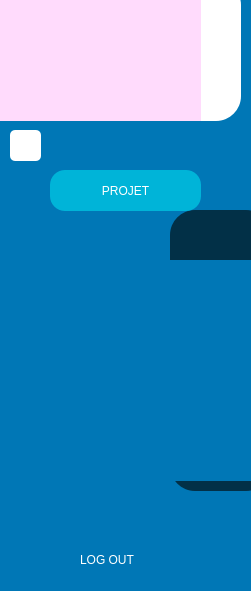
     <widget class="QWidget" name="left_menu" native="true">
      <property name="geometry">
       <rect>
        <x>0</x>
        <y>0</y>
        <width>251</width>
        <height>591</height>
       </rect>
      </property>
      <property name="styleSheet">
       <string notr="true">background-color:#0077b6;</string>
      </property>
      <widget class="QPushButton" name="projet">
       <property name="geometry">
        <rect>
         <x>50</x>
         <y>170</y>
         <width>151</width>
         <height>41</height>
        </rect>
       </property>
       <property name="styleSheet">
        <string notr="true">

QPushButton{
border-radius:15px;
background-color:#00b4d8;
/*background-color:rgb(206, 212, 84);*/
color:rgb(255, 255, 255);
font: 75 12pt &quot;System&quot;;

}
QPushButton:hover{
background-color:#90e0ef;
font: 75 12pt &quot;System&quot;;
color:rgb(255, 255, 255);

}
QPushButton:pressed{
background-color:#90e0ef;
font: 75 12pt &quot;System&quot;;
color:white;

}</string>
       </property>
       <property name="text">
        <string>PROJET</string>
       </property>
       <property name="icon">
        <iconset resource="res.qrc">
         <normaloff>:/prefix/new/res/home.png</normaloff>:/prefix/new/res/home.png</iconset>
       </property>
      </widget>
      <widget class="QLabel" name="label_3">
       <property name="geometry">
        <rect>
         <x>-40</x>
         <y>0</y>
         <width>241</width>
         <height>121</height>
        </rect>
       </property>
       <property name="styleSheet">
        <string notr="true">background-color:rgb(255, 219, 252);</string>
       </property>
       <property name="text">
        <string/>
       </property>
       <property name="pixmap">
        <pixmap resource="res.qrc">:/prefix/new/res/constop.png</pixmap>
       </property>
      </widget>
      <widget class="QLabel" name="label_25">
       <property name="geometry">
        <rect>
         <x>170</x>
         <y>210</y>
         <width>101</width>
         <height>281</height>
        </rect>
       </property>
       <property name="styleSheet">
        <string notr="true">border-radius:25px;
background-color:#023047;</string>
       </property>
       <property name="text">
        <string/>
       </property>
      </widget>
      <widget class="QLabel" name="label">
       <property name="geometry">
        <rect>
         <x>-30</x>
         <y>-20</y>
         <width>271</width>
         <height>141</height>
        </rect>
       </property>
       <property name="styleSheet">
        <string notr="true">border-radius:25px;
background-color:white;</string>
       </property>
       <property name="text">
        <string/>
       </property>
      </widget>
      <widget class="QLabel" name="label_4">
       <property name="geometry">
        <rect>
         <x>140</x>
         <y>550</y>
         <width>47</width>
         <height>21</height>
        </rect>
       </property>
       <property name="toolTipDuration">
        <number>-6</number>
       </property>
       <property name="text">
        <string/>
       </property>
       <property name="pixmap">
        <pixmap resource="res.qrc">:/prefix/new/res/log-out.png</pixmap>
       </property>
      </widget>
      <widget class="QLabel" name="label_5">
       <property name="geometry">
        <rect>
         <x>80</x>
         <y>550</y>
         <width>61</width>
         <height>20</height>
        </rect>
       </property>
       <property name="styleSheet">
        <string notr="true">font: 75 18pt &quot;System&quot;;
color:white;
</string>
       </property>
       <property name="text">
        <string>LOG OUT</string>
       </property>
      </widget>
      <widget class="QPushButton" name="pushButton">
       <property name="geometry">
        <rect>
         <x>10</x>
         <y>130</y>
         <width>31</width>
         <height>31</height>
        </rect>
       </property>
       <property name="styleSheet">
        <string notr="true">background-color:white;
border-radius:5px;</string>
       </property>
       <property name="text">
        <string/>
       </property>
       <property name="icon">
        <iconset resource="res.qrc">
         <normaloff>:/prefix/new/res/menu.png</normaloff>:/prefix/new/res/menu.png</iconset>
       </property>
      </widget>
      <widget class="QLabel" name="label_57">
       <property name="geometry">
        <rect>
         <x>0</x>
         <y>260</y>
         <width>251</width>
         <height>221</height>
        </rect>
       </property>
       <property name="text">
        <string/>
       </property>
      </widget>
      <zorder>label</zorder>
      <zorder>label_3</zorder>
      <zorder>label_25</zorder>
      <zorder>projet</zorder>
      <zorder>label_4</zorder>
      <zorder>label_5</zorder>
      <zorder>pushButton</zorder>
      <zorder>label_57</zorder>
     </widget>
